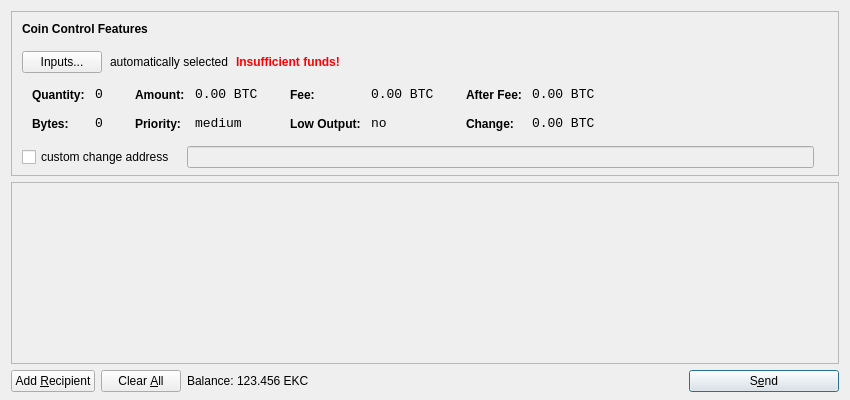
<?xml version="1.0" encoding="UTF-8"?>
<ui version="4.0">
 <class>SendCoinsDialog</class>
 <widget class="QDialog" name="SendCoinsDialog">
  <property name="geometry">
   <rect>
    <x>0</x>
    <y>0</y>
    <width>850</width>
    <height>400</height>
   </rect>
  </property>
  <property name="windowTitle">
   <string>Send Coins</string>
  </property>
  <layout class="QVBoxLayout" name="verticalLayout" stretch="0,1,0">
   <property name="bottomMargin">
    <number>8</number>
   </property>
   <item>
    <widget class="QFrame" name="frameCoinControl">
     <property name="sizePolicy">
      <sizepolicy hsizetype="Expanding" vsizetype="Expanding">
       <horstretch>0</horstretch>
       <verstretch>0</verstretch>
      </sizepolicy>
     </property>
     <property name="maximumSize">
      <size>
       <width>16777215</width>
       <height>16777215</height>
      </size>
     </property>
     <property name="frameShape">
      <enum>QFrame::StyledPanel</enum>
     </property>
     <property name="frameShadow">
      <enum>QFrame::Sunken</enum>
     </property>
     <layout class="QVBoxLayout" name="verticalLayoutCoinControl2">
      <property name="spacing">
       <number>-1</number>
      </property>
      <property name="leftMargin">
       <number>0</number>
      </property>
      <property name="topMargin">
       <number>0</number>
      </property>
      <property name="rightMargin">
       <number>0</number>
      </property>
      <property name="bottomMargin">
       <number>6</number>
      </property>
      <item>
       <layout class="QVBoxLayout" name="verticalLayoutCoinControl" stretch="0,0,0,0,1">
        <property name="spacing">
         <number>0</number>
        </property>
        <property name="leftMargin">
         <number>10</number>
        </property>
        <property name="topMargin">
         <number>10</number>
        </property>
        <item>
         <layout class="QHBoxLayout" name="horizontalLayoutCoinControl1">
          <property name="bottomMargin">
           <number>15</number>
          </property>
          <item>
           <widget class="QLabel" name="labelCoinControlFeatures">
            <property name="sizePolicy">
             <sizepolicy hsizetype="Preferred" vsizetype="Maximum">
              <horstretch>0</horstretch>
              <verstretch>0</verstretch>
             </sizepolicy>
            </property>
            <property name="font">
             <font>
              <weight>75</weight>
              <bold>true</bold>
             </font>
            </property>
            <property name="styleSheet">
             <string notr="true">font-weight:bold;</string>
            </property>
            <property name="text">
             <string>Coin Control Features</string>
            </property>
           </widget>
          </item>
         </layout>
        </item>
        <item>
         <layout class="QHBoxLayout" name="horizontalLayoutCoinControl2" stretch="0,0,0,0">
          <property name="spacing">
           <number>8</number>
          </property>
          <property name="bottomMargin">
           <number>10</number>
          </property>
          <item>
           <widget class="QPushButton" name="pushButtonCoinControl">
            <property name="styleSheet">
             <string notr="true"/>
            </property>
            <property name="text">
             <string>Inputs...</string>
            </property>
           </widget>
          </item>
          <item>
           <widget class="QLabel" name="labelCoinControlAutomaticallySelected">
            <property name="text">
             <string>automatically selected</string>
            </property>
            <property name="margin">
             <number>5</number>
            </property>
           </widget>
          </item>
          <item>
           <widget class="QLabel" name="labelCoinControlInsuffFunds">
            <property name="font">
             <font>
              <weight>75</weight>
              <bold>true</bold>
             </font>
            </property>
            <property name="styleSheet">
             <string notr="true">color:red;font-weight:bold;</string>
            </property>
            <property name="text">
             <string>Insufficient funds!</string>
            </property>
            <property name="margin">
             <number>5</number>
            </property>
           </widget>
          </item>
          <item>
           <spacer name="horizontalSpacerCoinControl">
            <property name="orientation">
             <enum>Qt::Horizontal</enum>
            </property>
            <property name="sizeHint" stdset="0">
             <size>
              <width>40</width>
              <height>1</height>
             </size>
            </property>
           </spacer>
          </item>
         </layout>
        </item>
        <item>
         <widget class="QWidget" name="widgetCoinControl" native="true">
          <property name="sizePolicy">
           <sizepolicy hsizetype="Preferred" vsizetype="Preferred">
            <horstretch>0</horstretch>
            <verstretch>0</verstretch>
           </sizepolicy>
          </property>
          <property name="minimumSize">
           <size>
            <width>0</width>
            <height>0</height>
           </size>
          </property>
          <property name="styleSheet">
           <string notr="true"/>
          </property>
          <layout class="QHBoxLayout" name="horizontalLayoutCoinControl5">
           <property name="margin">
            <number>0</number>
           </property>
           <item>
            <layout class="QHBoxLayout" name="horizontalLayoutCoinControl3" stretch="0,0,0,1">
             <property name="spacing">
              <number>20</number>
             </property>
             <property name="topMargin">
              <number>0</number>
             </property>
             <property name="bottomMargin">
              <number>10</number>
             </property>
             <item>
              <layout class="QFormLayout" name="formLayoutCoinControl1">
               <property name="horizontalSpacing">
                <number>10</number>
               </property>
               <property name="verticalSpacing">
                <number>14</number>
               </property>
               <property name="leftMargin">
                <number>10</number>
               </property>
               <property name="topMargin">
                <number>4</number>
               </property>
               <property name="rightMargin">
                <number>6</number>
               </property>
               <item row="0" column="0">
                <widget class="QLabel" name="labelCoinControlQuantityText">
                 <property name="styleSheet">
                  <string notr="true">font-weight:bold;</string>
                 </property>
                 <property name="text">
                  <string>Quantity:</string>
                 </property>
                 <property name="margin">
                  <number>0</number>
                 </property>
                </widget>
               </item>
               <item row="0" column="1">
                <widget class="QLabel" name="labelCoinControlQuantity">
                 <property name="font">
                  <font>
                   <family>Monospace</family>
                   <pointsize>10</pointsize>
                  </font>
                 </property>
                 <property name="cursor">
                  <cursorShape>IBeamCursor</cursorShape>
                 </property>
                 <property name="contextMenuPolicy">
                  <enum>Qt::ActionsContextMenu</enum>
                 </property>
                 <property name="text">
                  <string notr="true">0</string>
                 </property>
                 <property name="margin">
                  <number>0</number>
                 </property>
                 <property name="textInteractionFlags">
                  <set>Qt::LinksAccessibleByMouse|Qt::TextSelectableByKeyboard|Qt::TextSelectableByMouse</set>
                 </property>
                </widget>
               </item>
               <item row="1" column="0">
                <widget class="QLabel" name="labelCoinControlBytesText">
                 <property name="styleSheet">
                  <string notr="true">font-weight:bold;</string>
                 </property>
                 <property name="text">
                  <string>Bytes:</string>
                 </property>
                </widget>
               </item>
               <item row="1" column="1">
                <widget class="QLabel" name="labelCoinControlBytes">
                 <property name="font">
                  <font>
                   <family>Monospace</family>
                   <pointsize>10</pointsize>
                  </font>
                 </property>
                 <property name="cursor">
                  <cursorShape>IBeamCursor</cursorShape>
                 </property>
                 <property name="contextMenuPolicy">
                  <enum>Qt::ActionsContextMenu</enum>
                 </property>
                 <property name="text">
                  <string notr="true">0</string>
                 </property>
                 <property name="textInteractionFlags">
                  <set>Qt::LinksAccessibleByMouse|Qt::TextSelectableByKeyboard|Qt::TextSelectableByMouse</set>
                 </property>
                </widget>
               </item>
              </layout>
             </item>
             <item>
              <layout class="QFormLayout" name="formLayoutCoinControl2">
               <property name="horizontalSpacing">
                <number>10</number>
               </property>
               <property name="verticalSpacing">
                <number>14</number>
               </property>
               <property name="leftMargin">
                <number>6</number>
               </property>
               <property name="topMargin">
                <number>4</number>
               </property>
               <property name="rightMargin">
                <number>6</number>
               </property>
               <item row="0" column="0">
                <widget class="QLabel" name="labelCoinControlAmountText">
                 <property name="styleSheet">
                  <string notr="true">font-weight:bold;</string>
                 </property>
                 <property name="text">
                  <string>Amount:</string>
                 </property>
                 <property name="margin">
                  <number>0</number>
                 </property>
                </widget>
               </item>
               <item row="0" column="1">
                <widget class="QLabel" name="labelCoinControlAmount">
                 <property name="font">
                  <font>
                   <family>Monospace</family>
                   <pointsize>10</pointsize>
                  </font>
                 </property>
                 <property name="cursor">
                  <cursorShape>IBeamCursor</cursorShape>
                 </property>
                 <property name="contextMenuPolicy">
                  <enum>Qt::ActionsContextMenu</enum>
                 </property>
                 <property name="text">
                  <string notr="true">0.00 BTC</string>
                 </property>
                 <property name="textInteractionFlags">
                  <set>Qt::LinksAccessibleByMouse|Qt::TextSelectableByKeyboard|Qt::TextSelectableByMouse</set>
                 </property>
                </widget>
               </item>
               <item row="1" column="0">
                <widget class="QLabel" name="labelCoinControlPriorityText">
                 <property name="styleSheet">
                  <string notr="true">font-weight:bold;</string>
                 </property>
                 <property name="text">
                  <string>Priority:</string>
                 </property>
                </widget>
               </item>
               <item row="1" column="1">
                <widget class="QLabel" name="labelCoinControlPriority">
                 <property name="font">
                  <font>
                   <family>Monospace</family>
                   <pointsize>10</pointsize>
                  </font>
                 </property>
                 <property name="cursor">
                  <cursorShape>IBeamCursor</cursorShape>
                 </property>
                 <property name="contextMenuPolicy">
                  <enum>Qt::ActionsContextMenu</enum>
                 </property>
                 <property name="text">
                  <string>medium</string>
                 </property>
                 <property name="textInteractionFlags">
                  <set>Qt::LinksAccessibleByMouse|Qt::TextSelectableByKeyboard|Qt::TextSelectableByMouse</set>
                 </property>
                </widget>
               </item>
              </layout>
             </item>
             <item>
              <layout class="QFormLayout" name="formLayoutCoinControl3">
               <property name="horizontalSpacing">
                <number>10</number>
               </property>
               <property name="verticalSpacing">
                <number>14</number>
               </property>
               <property name="leftMargin">
                <number>6</number>
               </property>
               <property name="topMargin">
                <number>4</number>
               </property>
               <property name="rightMargin">
                <number>6</number>
               </property>
               <item row="0" column="0">
                <widget class="QLabel" name="labelCoinControlFeeText">
                 <property name="styleSheet">
                  <string notr="true">font-weight:bold;</string>
                 </property>
                 <property name="text">
                  <string>Fee:</string>
                 </property>
                 <property name="margin">
                  <number>0</number>
                 </property>
                </widget>
               </item>
               <item row="0" column="1">
                <widget class="QLabel" name="labelCoinControlFee">
                 <property name="font">
                  <font>
                   <family>Monospace</family>
                   <pointsize>10</pointsize>
                  </font>
                 </property>
                 <property name="cursor">
                  <cursorShape>IBeamCursor</cursorShape>
                 </property>
                 <property name="contextMenuPolicy">
                  <enum>Qt::ActionsContextMenu</enum>
                 </property>
                 <property name="text">
                  <string notr="true">0.00 BTC</string>
                 </property>
                 <property name="textInteractionFlags">
                  <set>Qt::LinksAccessibleByMouse|Qt::TextSelectableByKeyboard|Qt::TextSelectableByMouse</set>
                 </property>
                </widget>
               </item>
               <item row="1" column="0">
                <widget class="QLabel" name="labelCoinControlLowOutputText">
                 <property name="styleSheet">
                  <string notr="true">font-weight:bold;</string>
                 </property>
                 <property name="text">
                  <string>Low Output:</string>
                 </property>
                </widget>
               </item>
               <item row="1" column="1">
                <widget class="QLabel" name="labelCoinControlLowOutput">
                 <property name="font">
                  <font>
                   <family>Monospace</family>
                   <pointsize>10</pointsize>
                  </font>
                 </property>
                 <property name="cursor">
                  <cursorShape>IBeamCursor</cursorShape>
                 </property>
                 <property name="contextMenuPolicy">
                  <enum>Qt::ActionsContextMenu</enum>
                 </property>
                 <property name="text">
                  <string>no</string>
                 </property>
                 <property name="textInteractionFlags">
                  <set>Qt::LinksAccessibleByMouse|Qt::TextSelectableByKeyboard|Qt::TextSelectableByMouse</set>
                 </property>
                </widget>
               </item>
              </layout>
             </item>
             <item>
              <layout class="QFormLayout" name="formLayoutCoinControl4">
               <property name="horizontalSpacing">
                <number>10</number>
               </property>
               <property name="verticalSpacing">
                <number>14</number>
               </property>
               <property name="leftMargin">
                <number>6</number>
               </property>
               <property name="topMargin">
                <number>4</number>
               </property>
               <property name="rightMargin">
                <number>6</number>
               </property>
               <item row="0" column="0">
                <widget class="QLabel" name="labelCoinControlAfterFeeText">
                 <property name="styleSheet">
                  <string notr="true">font-weight:bold;</string>
                 </property>
                 <property name="text">
                  <string>After Fee:</string>
                 </property>
                 <property name="margin">
                  <number>0</number>
                 </property>
                </widget>
               </item>
               <item row="0" column="1">
                <widget class="QLabel" name="labelCoinControlAfterFee">
                 <property name="font">
                  <font>
                   <family>Monospace</family>
                   <pointsize>10</pointsize>
                  </font>
                 </property>
                 <property name="cursor">
                  <cursorShape>IBeamCursor</cursorShape>
                 </property>
                 <property name="contextMenuPolicy">
                  <enum>Qt::ActionsContextMenu</enum>
                 </property>
                 <property name="text">
                  <string notr="true">0.00 BTC</string>
                 </property>
                 <property name="textInteractionFlags">
                  <set>Qt::LinksAccessibleByMouse|Qt::TextSelectableByKeyboard|Qt::TextSelectableByMouse</set>
                 </property>
                </widget>
               </item>
               <item row="1" column="0">
                <widget class="QLabel" name="labelCoinControlChangeText">
                 <property name="styleSheet">
                  <string notr="true">font-weight:bold;</string>
                 </property>
                 <property name="text">
                  <string>Change:</string>
                 </property>
                </widget>
               </item>
               <item row="1" column="1">
                <widget class="QLabel" name="labelCoinControlChange">
                 <property name="font">
                  <font>
                   <family>Monospace</family>
                   <pointsize>10</pointsize>
                  </font>
                 </property>
                 <property name="cursor">
                  <cursorShape>IBeamCursor</cursorShape>
                 </property>
                 <property name="contextMenuPolicy">
                  <enum>Qt::ActionsContextMenu</enum>
                 </property>
                 <property name="text">
                  <string notr="true">0.00 BTC</string>
                 </property>
                 <property name="textInteractionFlags">
                  <set>Qt::LinksAccessibleByMouse|Qt::TextSelectableByKeyboard|Qt::TextSelectableByMouse</set>
                 </property>
                </widget>
               </item>
              </layout>
             </item>
            </layout>
           </item>
          </layout>
         </widget>
        </item>
        <item>
         <layout class="QHBoxLayout" name="horizontalLayoutCoinControl4" stretch="0,0,0">
          <property name="spacing">
           <number>12</number>
          </property>
          <property name="sizeConstraint">
           <enum>QLayout::SetDefaultConstraint</enum>
          </property>
          <property name="topMargin">
           <number>5</number>
          </property>
          <property name="rightMargin">
           <number>5</number>
          </property>
          <item>
           <widget class="QCheckBox" name="checkBoxCoinControlChange">
            <property name="text">
             <string>custom change address</string>
            </property>
           </widget>
          </item>
          <item>
           <widget class="QLineEdit" name="lineEditCoinControlChange">
            <property name="enabled">
             <bool>false</bool>
            </property>
            <property name="sizePolicy">
             <sizepolicy hsizetype="Expanding" vsizetype="Fixed">
              <horstretch>0</horstretch>
              <verstretch>0</verstretch>
             </sizepolicy>
            </property>
           </widget>
          </item>
          <item>
           <widget class="QLabel" name="labelCoinControlChangeLabel">
            <property name="sizePolicy">
             <sizepolicy hsizetype="Preferred" vsizetype="Expanding">
              <horstretch>0</horstretch>
              <verstretch>0</verstretch>
             </sizepolicy>
            </property>
            <property name="minimumSize">
             <size>
              <width>0</width>
              <height>0</height>
             </size>
            </property>
            <property name="text">
             <string/>
            </property>
            <property name="margin">
             <number>3</number>
            </property>
           </widget>
          </item>
         </layout>
        </item>
        <item>
         <spacer name="verticalSpacerCoinControl">
          <property name="orientation">
           <enum>Qt::Vertical</enum>
          </property>
          <property name="sizeHint" stdset="0">
           <size>
            <width>800</width>
            <height>1</height>
           </size>
          </property>
         </spacer>
        </item>
       </layout>
      </item>
     </layout>
    </widget>
   </item>
   <item>
    <widget class="QScrollArea" name="scrollArea">
     <property name="widgetResizable">
      <bool>true</bool>
     </property>
     <widget class="QWidget" name="scrollAreaWidgetContents">
      <property name="geometry">
       <rect>
        <x>0</x>
        <y>0</y>
        <width>830</width>
        <height>165</height>
       </rect>
      </property>
      <layout class="QVBoxLayout" name="verticalLayout_2">
       <property name="margin">
        <number>0</number>
       </property>
       <item>
        <layout class="QVBoxLayout" name="entries">
         <property name="spacing">
          <number>6</number>
         </property>
        </layout>
       </item>
       <item>
        <spacer name="verticalSpacer">
         <property name="orientation">
          <enum>Qt::Vertical</enum>
         </property>
         <property name="sizeHint" stdset="0">
          <size>
           <width>20</width>
           <height>40</height>
          </size>
         </property>
        </spacer>
       </item>
      </layout>
     </widget>
    </widget>
   </item>
   <item>
    <layout class="QHBoxLayout" name="horizontalLayout">
     <item>
      <widget class="QPushButton" name="addButton">
       <property name="toolTip">
        <string>Send to multiple recipients at once</string>
       </property>
       <property name="text">
        <string>Add &amp;Recipient</string>
       </property>
       <property name="icon">
        <iconset resource="../bitcoin.qrc">
         <normaloff>:/icons/add</normaloff>:/icons/add</iconset>
       </property>
       <property name="autoDefault">
        <bool>false</bool>
       </property>
      </widget>
     </item>
     <item>
      <widget class="QPushButton" name="clearButton">
       <property name="sizePolicy">
        <sizepolicy hsizetype="Minimum" vsizetype="Fixed">
         <horstretch>0</horstretch>
         <verstretch>0</verstretch>
        </sizepolicy>
       </property>
       <property name="toolTip">
        <string>Remove all transaction fields</string>
       </property>
       <property name="text">
        <string>Clear &amp;All</string>
       </property>
       <property name="icon">
        <iconset resource="../bitcoin.qrc">
         <normaloff>:/icons/remove</normaloff>:/icons/remove</iconset>
       </property>
       <property name="autoRepeatDelay">
        <number>300</number>
       </property>
       <property name="autoDefault">
        <bool>false</bool>
       </property>
      </widget>
     </item>
     <item>
      <layout class="QHBoxLayout" name="horizontalLayout_2">
       <property name="spacing">
        <number>3</number>
       </property>
       <item>
        <widget class="QLabel" name="label">
         <property name="text">
          <string>Balance:</string>
         </property>
        </widget>
       </item>
       <item>
        <widget class="QLabel" name="labelBalance">
         <property name="cursor">
          <cursorShape>IBeamCursor</cursorShape>
         </property>
         <property name="text">
          <string>123.456 EKC</string>
         </property>
         <property name="textInteractionFlags">
          <set>Qt::LinksAccessibleByMouse|Qt::TextSelectableByKeyboard|Qt::TextSelectableByMouse</set>
         </property>
        </widget>
       </item>
      </layout>
     </item>
     <item>
      <spacer name="horizontalSpacer">
       <property name="orientation">
        <enum>Qt::Horizontal</enum>
       </property>
       <property name="sizeHint" stdset="0">
        <size>
         <width>40</width>
         <height>20</height>
        </size>
       </property>
      </spacer>
     </item>
     <item>
      <widget class="QPushButton" name="sendButton">
       <property name="minimumSize">
        <size>
         <width>150</width>
         <height>0</height>
        </size>
       </property>
       <property name="toolTip">
        <string>Confirm the send action</string>
       </property>
       <property name="text">
        <string>S&amp;end</string>
       </property>
       <property name="icon">
        <iconset resource="../bitcoin.qrc">
         <normaloff>:/icons/send</normaloff>:/icons/send</iconset>
       </property>
       <property name="default">
        <bool>true</bool>
       </property>
      </widget>
     </item>
    </layout>
   </item>
  </layout>
 </widget>
 <resources>
  <include location="../bitcoin.qrc"/>
 </resources>
 <connections/>
</ui>
